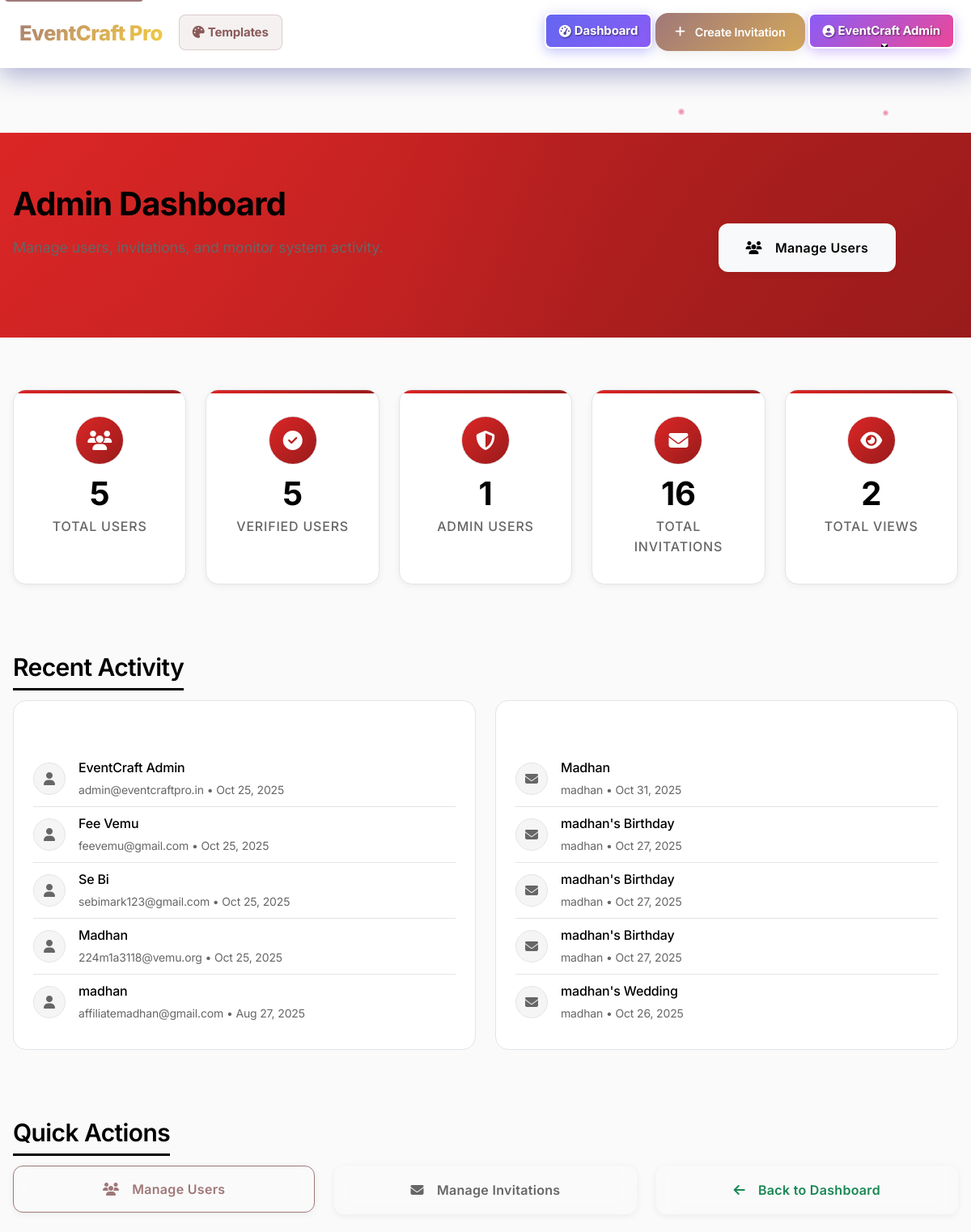
Page /admin (signed in, upper part) on the earlier database version.
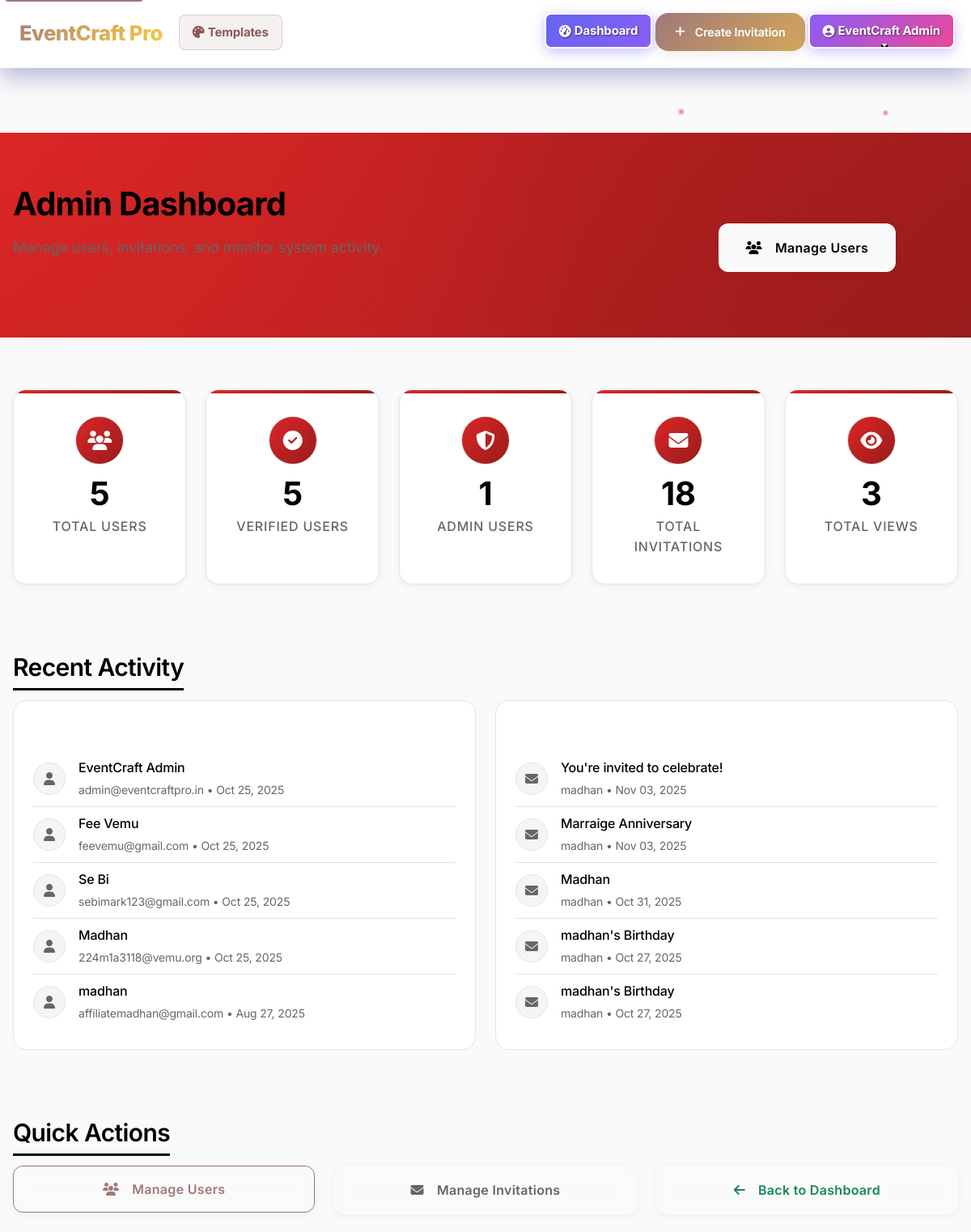
Same page on the later database version.
### models.py (models this page shows)
class User(db.Model):
    __tablename__ = 'users'
    id = db.Column(db.Integer, primary_key=True)
    name = db.Column(db.String(100), nullable=False)
    email = db.Column(db.String(120), unique=True, nullable=False)
    mobile = db.Column(db.String(15), nullable=False)
    password_hash = db.Column(db.String(255), nullable=False)
    is_verified = db.Column(db.Boolean, default=False)
    is_admin = db.Column(db.Boolean, default=False)
    google_id = db.Column(db.String(100), unique=True, nullable=True)
    created_at = db.Column(db.DateTime, default=datetime.utcnow)
    updated_at = db.Column(db.DateTime, default=datetime.utcnow, onupdate=datetime.utcnow)
    invitations = db.relationship('Invitation', backref='user', lazy=True, cascade='all, delete-orphan')

class Invitation(db.Model):
    __tablename__ = 'invitations'
    id = db.Column(db.Integer, primary_key=True)
    user_id = db.Column(db.Integer, db.ForeignKey('users.id'), nullable=False)
    title = db.Column(db.String(200))
    description = db.Column(db.Text)
    event_type = db.Column(db.String(50), nullable=False)
    template_name = db.Column(db.String(100))
    event_date = db.Column(db.DateTime)
    event_style = db.Column(db.String(50))
    bride_name = db.Column(db.String(100))
    groom_name = db.Column(db.String(100))
    muhurtham_time = db.Column(db.String(50))
    reception_time = db.Column(db.String(50))
    birthday_person = db.Column(db.String(100))
    age = db.Column(db.String(10))
    start_time = db.Column(db.String(50))
    dinner_time = db.Column(db.String(50))
    mother_name = db.Column(db.String(100))
    father_name = db.Column(db.String(100))
    babyshower_start_time = db.Column(db.String(50))
    babyshower_end_time = db.Column(db.String(50))
    graduate_name = db.Column(db.String(100))
    degree = db.Column(db.String(100))
    school = db.Column(db.String(100))
    major = db.Column(db.String(100))
    couple_names = db.Column(db.String(100))
    marriage_years = db.Column(db.String(20))
    anniversary_dinner_time = db.Column(db.String(50))
    party_time = db.Column(db.String(50))
    honoree_name = db.Column(db.String(100))
    position = db.Column(db.String(100))
    company = db.Column(db.String(100))
    start_year = db.Column(db.String(10))
    host_name = db.Column(db.String(100))
    contact_phone = db.Column(db.String(20))
    contact_email = db.Column(db.String(120))
    venue_address = db.Column(db.Text)
    love_story = db.Column(db.Text)  # For weddings
    event_story = db.Column(db.Text)  # For other events
    main_image = db.Column(db.String(255))
    bride_image = db.Column(db.String(255))
    groom_image = db.Column(db.String(255))
    birthday_image = db.Column(db.String(255))
    couple_image = db.Column(db.String(255))
    graduate_image = db.Column(db.String(255))
    honoree_image = db.Column(db.String(255))
    gallery_images = db.Column(db.Text)  # JSON string of image filenames
    customization_data = db.Column(db.Text)  # JSON string of customization settings
    share_url = db.Column(db.String(100), unique=True, nullable=False)
    view_count = db.Column(db.Integer, default=0)
    is_active = db.Column(db.Boolean, default=True)
    expires_at = db.Column(db.DateTime, default=lambda: datetime.utcnow() + timedelta(days=365))  # Default 1 year expiration
    created_at = db.Column(db.DateTime, default=datetime.utcnow)
    updated_at = db.Column(db.DateTime, default=datetime.utcnow, onupdate=datetime.utcnow)
    wishes = db.relationship('Wish', backref='invitation', lazy=True, cascade='all, delete-orphan')
    guests = db.relationship('Guest', backref='invitation', lazy=True, cascade='all, delete-orphan')
    rsvps = db.relationship('RSVP', backref='invitation', lazy=True, cascade='all, delete-orphan')
    views = db.relationship('InvitationView', backref='invitation', lazy=True, cascade='all, delete-orphan')
    shares = db.relationship('InvitationShare', backref='invitation', lazy=True, cascade='all, delete-orphan')

### routes.py (the view)
    @app.route('/admin')
    def admin_dashboard():
        if not is_admin():
            flash('Access denied. Admin privileges required.', 'error')
            return redirect(url_for('dashboard'))
        users = User.query.order_by(User.created_at.desc()).all()
        invitations = Invitation.query.order_by(Invitation.created_at.desc()).all()
        total_users = len(users)
        verified_users = len([u for u in users if u.is_verified])
        admin_users = len([u for u in users if u.is_admin])
        total_invitations = len(invitations)
        total_views = sum(invitation.view_count for invitation in invitations)
        recent_users = users[:5]  # Last 5 registered users
        recent_invitations = invitations[:5]  # Last 5 created invitations
        stats = {
            'total_users': total_users,
            'verified_users': verified_users,
            'admin_users': admin_users,
            'total_invitations': total_invitations,
            'total_views': total_views
        }
        return render_template('admin/dashboard.html',
                             users=users,
                             invitations=invitations,
                             stats=stats,
                             recent_users=recent_users,
                             recent_invitations=recent_invitations)

### app.py (called while the page is built)
@app.context_processor
def inject_session():
    from flask import session
    return dict(session=session)

### routes.py (called while the page is built)
def is_authenticated():
    return 'user_id' in session

def is_admin():
    if not is_authenticated():
        return False
    user = User.query.get(session['user_id'])
    return user and user.is_admin

### templates/admin/dashboard.html (shortened to what this page needs)
{% extends "base.html" %}
{% block content %}
<section class="admin-hero">
    <div class="container">
        <div class="row align-items-center">
            <div class="col-lg-8">
                <h1 class="hero-title">Admin Dashboard</h1>
                <p class="hero-subtitle">
                    Manage users, invitations, and monitor system activity.
                </p>
            </div>
            <div class="col-lg-4 text-center">
                <div class="hero-actions">
                    <a href="{{ url_for('admin_users') }}" class="btn btn-light btn-lg">
                        <i class="fas fa-users me-2"></i>
                        Manage Users
                    </a>
                </div>
            </div>
        </div>
    </div>
</section>
<section class="admin-content">
    <div class="container">
        <div class="stats-grid">
            <div class="stat-card">
                <div class="stat-icon">
                    <i class="fas fa-users"></i>
                </div>
                <span class="stat-number">{{ stats.total_users }}</span>
                <span class="stat-label">Total Users</span>
            </div>
            <div class="stat-card">
                <div class="stat-icon">
                    <i class="fas fa-check-circle"></i>
                </div>
                <span class="stat-number">{{ stats.verified_users }}</span>
                <span class="stat-label">Verified Users</span>
            </div>
            <div class="stat-card">
                <div class="stat-icon">
                    <i class="fas fa-shield-alt"></i>
                </div>
                <span class="stat-number">{{ stats.admin_users }}</span>
                <span class="stat-label">Admin Users</span>
            </div>
            <div class="stat-card">
                <div class="stat-icon">
                    <i class="fas fa-envelope"></i>
                </div>
                <span class="stat-number">{{ stats.total_invitations }}</span>
                <span class="stat-label">Total Invitations</span>
            </div>
            <div class="stat-card">
                <div class="stat-icon">
                    <i class="fas fa-eye"></i>
                </div>
                <span class="stat-number">{{ stats.total_views }}</span>
                <span class="stat-label">Total Views</span>
            </div>
        </div>
        <div class="admin-section">
            <h2 class="section-title">Recent Activity</h2>
            <div class="recent-activity">
                <div class="activity-card">
                    {% for user in recent_users %}
                    <div class="activity-item">
                        <div class="activity-icon">
                            <i class="fas fa-user"></i>
                        </div>
                        <div class="activity-content">
                            <div class="activity-name">{{ user.name }}</div>
                            <div class="activity-meta">{{ user.email }} • {{ user.created_at.strftime('%b %d, %Y') }}</div>
                        </div>
                    </div>
                    {% endfor %}
                </div>
                <div class="activity-card">
                    {% for invitation in recent_invitations %}
                    <div class="activity-item">
                        <div class="activity-icon">
                            <i class="fas fa-envelope"></i>
                        </div>
                        <div class="activity-content">
                            <div class="activity-name">{{ invitation.title }}</div>
                            <div class="activity-meta">{{ invitation.user.name }} • {{ invitation.created_at.strftime('%b %d, %Y') }}</div>
                        </div>
                    </div>
                    {% endfor %}
                </div>
            </div>
        </div>
        <div class="admin-section">
            <h2 class="section-title">Quick Actions</h2>
            <div class="row">
                <div class="col-md-4 mb-3">
                    <a href="{{ url_for('admin_users') }}" class="btn btn-outline-primary btn-lg w-100">
                        <i class="fas fa-users me-2"></i>
                        Manage Users
                    </a>
                </div>
                <div class="col-md-4 mb-3">
                    <a href="{{ url_for('admin_invitations') }}" class="btn btn-outline-secondary btn-lg w-100">
                        <i class="fas fa-envelope me-2"></i>
                        Manage Invitations
                    </a>
                </div>
                <div class="col-md-4 mb-3">
                    <a href="{{ url_for('dashboard') }}" class="btn btn-outline-success btn-lg w-100">
                        <i class="fas fa-arrow-left me-2"></i>
                        Back to Dashboard
                    </a>
                </div>
            </div>
        </div>
    </div>
</section>
{% endblock %}

### templates/base.html (shortened to what this page needs)
<!DOCTYPE html>
<html lang="en">
<head>
    <link href="https://cdn.jsdelivr.net/npm/bootstrap@5.3.0/dist/css/bootstrap.min.css" rel="stylesheet">
    <link rel="stylesheet" href="https://cdnjs.cloudflare.com/ajax/libs/font-awesome/6.4.0/css/all.min.css">
    <link rel="stylesheet" href="/static/css/floral-animations.css">
    <link rel="stylesheet" href="/static/css/glassmorphism.css">
    <link rel="stylesheet" href="/static/css/style.css?v=8.0">
</head>
<body>
    <nav class="navbar navbar-expand-lg fixed-top glass" id="mainNavbar" role="navigation" aria-label="Main navigation">
        <div class="container">
            <a class="navbar-brand" href="{{ url_for('index') }}" aria-label="EventCraft Pro - Go to homepage">
                EventCraft Pro
            </a>
            <div class="collapse navbar-collapse" id="navbarNav">
                <ul class="navbar-nav me-auto" role="menubar">
                    <li class="nav-item" role="none">
                        <a class="nav-link" href="{{ url_for('templates') }}" role="menuitem" aria-label="Browse invitation templates">
                            <i class="fas fa-palette me-1" aria-hidden="true"></i>Templates
                        </a>
                    </li>
                </ul>
                <ul class="navbar-nav ms-auto">
                    {% if session.user_id %}
                        <li class="nav-item">
                            <a class="nav-link" href="{{ url_for('dashboard') }}">
                                <i class="fas fa-tachometer-alt me-1"></i>Dashboard
                            </a>
                        </li>
                        <li class="nav-item">
                            <a class="btn-primary-custom" href="{{ url_for('templates') }}">
                                <i class="fas fa-plus me-1"></i>Create Invitation
                            </a>
                        </li>
                        <li class="nav-item dropdown">
                            <a class="nav-link dropdown-toggle" href="#" role="button" data-bs-toggle="dropdown" aria-expanded="false">
                                <i class="fas fa-user-circle me-1"></i>{{ session.user_name if session.user_name else 'User' }}
                            </a>
                        </li>
                    {% else %}
                        <li class="nav-item">
                            <a class="btn-primary-custom" href="{{ url_for('auth') }}">
                                <i class="fas fa-rocket me-1"></i>Get Started
                            </a>
                        </li>
                    {% endif %}
                </ul>
            </div>
        </div>
    </nav>
    <main id="main-content" class="main-content" role="main" aria-label="Main content">
    <main class="fade-in">
        {% block content %}{% endblock %}
    </main>
</body>
</html>

### static/css/glassmorphism.css (style rules this page uses)
.btn { backdrop-filter: blur(10px); -webkit-backdrop-filter: blur(10px); position: relative; overflow: hidden; }
.navbar-nav .nav-link { backdrop-filter: blur(5px); -webkit-backdrop-filter: blur(5px); }
:root { --glass-premium-bg: rgba(255, 255, 255, 0.75); --glass-premium-border: 1.5px solid rgba(255, 255, 255, 0.6); --glass-premium-blur: blur(35px) saturate(200%); --glass-premium-shadow: 0 8px 32px rgba(0, 0, 0, 0.08), 0 0 0 1px rgba(255, 255, 255, 0.4) inset, 0 2px 8px rgba(233, 30, 99, 0.1); --glass-premium-shadow-hover: 0 20px 60px rgba(0, 0, 0, 0.12), 0 0 0 1px rgba(255, 255, 255, 0.6) inset, 0 8px 24px rgba(233, 30, 99, 0.2), 0 0 40px rgba(233, 30, 99, 0.15); --glass-nav-bg: rgba(255, 255, 255, 0.1); --glass-nav-blur: blur(20px); --glass-nav-border: 1px solid rgba(255, 255, 255, 0.2); --glass-nav-shadow: 0 8px 32px rgba(31, 38, 135, 0.37); --glass-hero-bg: rgba(255, 255, 255, 0.15); --glass-hero-blur: blur(25px); --glass-hero-border: 1px solid rgba(255, 255, 255, 0.3); --glass-hero-shadow: 0 8px 32px rgba(31, 38, 135, 0.37); --glass-card-bg: rgba(255, 255, 255, 0.1); --glass-card-blur: blur(15px); --glass-card-border: 1px solid rgba(255, 255, 255, 0.2); --glass-card-shadow: 0 8px 32px rgba(31, 38, 135, 0.37); --glass-form-bg: rgba(255, 255, 255, 0.1); --glass-form-blur: blur(10px); --glass-form-border: 1px solid rgba(255, 255, 255, 0.2); --glass-form-shadow: 0 4px 16px rgba(31, 38, 135, 0.2); --glass-modal-bg: rgba(255, 255, 255, 0.2); --glass-modal-blur: blur(30px); --glass-modal-border: 1px solid rgba(255, 255, 255, 0.3); --glass-modal-shadow: 0 16px 48px rgba(31, 38, 135, 0.4); --glass-btn-bg: rgba(255, 255, 255, 0.2); --glass-btn-blur: blur(10px); --glass-btn-border: 1px solid rgba(255, 255, 255, 0.3); --glass-btn-shadow: 0 4px 16px rgba(31, 38, 135, 0.2); --glass-dark-bg: rgba(0, 0, 0, 0.2); --glass-dark-blur: blur(12px); --glass-dark-border: 1px solid rgba(255, 255, 255, 0.1); --glass-dark-shadow: 0 8px 32px rgba(0, 0, 0, 0.3); }
.navbar.glass { background: var(--glass-nav-bg); backdrop-filter: var(--glass-nav-blur); -webkit-backdrop-filter: var(--glass-nav-blur); border-bottom: var(--glass-nav-border); box-shadow: var(--glass-nav-shadow); transition: all 0.3s ease; }
html, body { overflow-x: hidden; }

Differences in the rows shown:
no longer on this page (row unchanged): Invitation: title "madhan's Birthday", user.name "madhan", created_at "Oct 27, 2025"
no longer on this page (row unchanged): Invitation: title "madhan's Wedding", user.name "madhan", created_at "Oct 26, 2025"
added Invitation: title "You're invited to celebrate!", user.name "madhan", created_at "Nov 03, 2025"
added Invitation: title "Marraige Anniversary", user.name "madhan", created_at "Nov 03, 2025"
Other differences:
{{ stats.total_invitations }}: "16" → "18"
{{ stats.total_views }}: "2" → "3"
